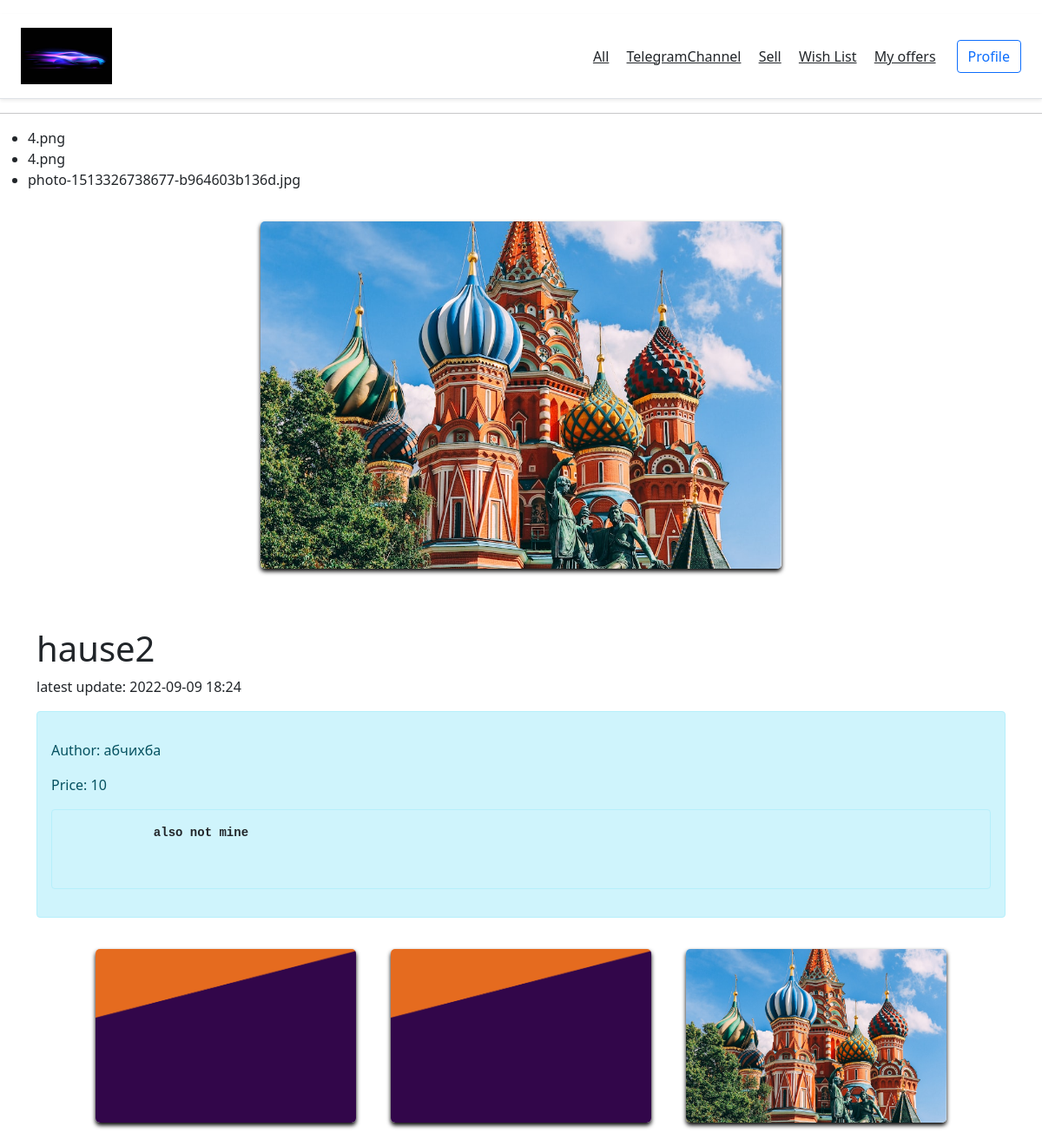
Screenshot of /offers/16 (signed in) with the database file from the repository.
### app/models.py (models this page shows, shortened)
class Image(db.Model):
    id = db.Column(db.Integer, primary_key=True)
    file_name = db.Column(db.String(140))
    offer_id = db.Column(db.Integer, db.ForeignKey('offer.id'))

class Offer(db.Model):
    id = db.Column(db.Integer, primary_key=True)
    item_name = db.Column(db.String(140))
    price = db.Column(db.Integer, nullable=False)
    descr = db.Column(db.String(140))
    timestamp = db.Column(db.DateTime, index=True, default=datetime.utcnow)
    author_id = db.Column(db.Integer, db.ForeignKey('user.id'))

class User(UserMixin, db.Model):
    id = db.Column(db.Integer, primary_key=True)
    username = db.Column(db.String(64), index=True, unique=True)
    email = db.Column(db.String(120), index=True, unique=True)
    password_hash = db.Column(db.String(128))
    offers = db.relationship('Offer', backref='author', lazy='dynamic')

### app/routes.py (the view)
@app.route('/offers/<int:id>')
@login_required
def offer_detail(id):
    try:
        user = current_user.id
        offer = Offer.query.get(id)
        author_id = offer.author_id
        author = User.query.get(author_id)
        images = Image.query.filter_by(offer_id=offer.id)
        main_image = ''
        for img in images:
            main_image = img
            flash(img.file_name)
        timestamp = str(offer.timestamp)[:16]
        return render_template("offer_detail.html", offer=offer, main_image=main_image, user=user, author=author, timestamp=timestamp, images=images)
    except:
        return internal_error("Problem with reaching this offer")

### app/models.py (called while the page is built)
@login.user_loader
def load_user(id):
    return User.query.get(int(id))

### app/templates/offer_detail.html (shortened to what this page needs)
{% extends 'base.html' %}
{% block body%}
<div class="imageheader">
        <a href="{{ url_for('single_img', filename=main_image.file_name) }}">
            <img src="{{ url_for('single_img', filename=main_image.file_name) }}"alt="">
        </a>
</div>
<div class="container mt-5">
    <h1>{{ offer.item_name }}</h1>
    <p>latest update: {{ timestamp }}</p>
    <div class="alert alert-info">
        {% if user != author.id %}
        <p>Author: {{author.username}}</p>
        {% endif %}
        <p>Price: {{ offer.price }}</p>
        <div class="alert alert-info">
        <pre style="fond-size:50px">
            <b>{{ offer.descr }}</b>
        </pre>
        </div>
    </div>
</div>
<link rel="stylesheet" href="https://cdnjs.cloudflare.com/ajax/libs/lightgallery-js/1.4.0/css/lightgallery.min.css">
<div class=gallery>
 {% for img in images %}
    <a href="{{ url_for('single_img', filename=img.file_name) }}">
    <img src="{{ url_for('single_img', filename=img.file_name) }}" alt="">
    </a>
 {% endfor %}
</div>
{% endblock %}

### app/templates/base.html (shortened to what this page needs)
<!doctype html>
<html lang="ru">
<head bgcolor="#c0c0c0">
    <link rel="stylesheet" href="https://stackpath.bootstrapcdn.com/bootstrap/4.5.2/css/bootstrap.min.css">
    <link rel="stylesheet" href="https://cdnjs.cloudflare.com/ajax/libs/dropzone/5.7.1/min/dropzone.min.css">
    <link href="https://cdn.jsdelivr.net/npm/bootstrap@5.1.3/dist/css/bootstrap.min.css" rel="stylesheet">
</head>
<body bgcolor="#c0c0c0">
    <div class="d-flex flex-column flex-md-row align-items-center p-3 px-md-4 mb-3 bg-body border-bottom shadow-sm">
    <p class="h5 my-0 mr-md-auto fw-normal"><img src="../static/img/fantaxy.jpg" alt="fantaxy" height="65"></p>
    <nav class="my-2 my-md-0 mr-md-3">
        <a class="p-2 text-dark" href="{{ url_for('offers') }}">All</a>
        <a class="p-2 text-dark" href="{{ "https://t.me/sellaris_test_channel" }}">TelegramChannel</a>
        <a class="p-2 text-dark" href="{{ url_for('create_offer') }}">Sell</a>
        <a class="p-2 text-dark" href="{{ url_for('login') }}">Wish List</a>
        <a class="p-2 text-dark" href="{{ url_for('index') }}">My offers</a>
    </nav>
    <a class="btn btn-outline-primary"
       {% if current_user.is_anonymous %}
            <a href="{{ url_for('login') }}">Sing in</a>
            {% else %}
            <a href="{{ url_for('user', username=current_user.username) }}">Profile</a>
            {% endif %}</a>
    </div>
</body>
    <body bgcolor="#c0c0c0">
        <hr>
        {% with messages = get_flashed_messages() %}
        {% if messages %}
        <ul>
            {% for message in messages %}
            <li>{{ message }}</li>
            {% endfor %}
        </ul>
        {% endif %}
        {% endwith %}
        {% block body %}{% endblock %}
    </body>
</html>

### app/templates/offer_detail.html (style rules this page uses)
* { margin: 0; padding: 0; box-sizing: border-box; transition: all .2s linear; }
.imageheader { display: flex; justify-content: center; flex-wrap: wrap; width: 90%; margin:0 auto; }
.imageheader a { height:400px; width:600px; margin:20px; border-radius: 5px; overflow:hidden; box-shadow: 0 3px 5px #000; }
.imageheader a img { height:100%; width:100%; object-fit:cover; }
.gallery { display: flex; justify-content: center; flex-wrap: wrap; width: 90%; margin:0 auto; }
.gallery a { height:200px; width:300px; margin:20px; border-radius: 5px; overflow:hidden; box-shadow: 0 3px 5px #000; }
.gallery a img { height:100%; width:100%; object-fit:cover; }

### rows the page displays
Image: file_name "4.png", file_name (picture)
Image: file_name "4.png", file_name (picture)
Image: file_name "photo-1513326738677-b964603b136d.jpg", file_name (picture)
Offer: item_name "hause2", price "10", descr "also not mine"
User: username "абчихба"

### other values shown
{{ timestamp }} "2022-09-09 18:24"
